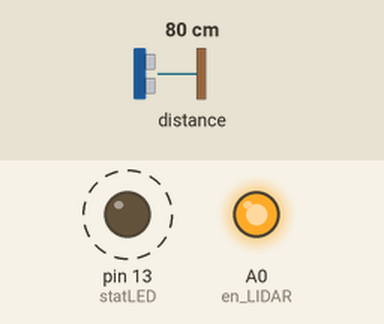
This sketch was run on a simulated Arduino Uno, built with avr-gcc and run on an emulated ATmega328P. On the bench: output pins drawn as LEDs (lit = HIGH). Wiring (inferred from the names in the program): LIDAR-Lite range finder at I2C address 0x62. Dashed ring = blinking. Inputs (shaded band) come from the test bench; at power-on: distance to the obstacle 80 cm. What the sketch prints to the serial monitor is not drawn.

Above: at 0.7 s.
Timing chart, 0 to 5.3 s (numbered marks = the images above):
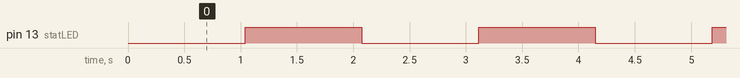

The sketch:

LIDAR.ino
```cpp
// (licence header left out)
#include <Wire.h> //Used for I2C
#include "Filter.h"
#include <avr/wdt.h> //We need watch dog for this program

#define    LIDARLite_ADDRESS   0x62          // Default I2C Address of LIDAR-Lite.
#define    RegisterMeasure     0x00          // Register to write to initiate ranging.
#define    MeasureValue        0x04          // Value to initiate ranging.
#define    RegisterHighLowB    0x8F          // Register to get both High and Low bytes in 1 call.

//GPIO declarations
//-=-=-=-=-=-=-=-=-=-=-=-=-=-=-=-=-=-=-=-=-=-=-=-=

byte statLED = 13; //On board status LED
byte en_LIDAR = A0; //Low makes LIDAR go to sleep, high is normal operation

//-=-=-=-=-=-=-=-=-=-=-=-=-=-=-=-=-=-=-=-=-=-=-=-=

unsigned long lastTime = 0;
long lastReading = 0;
int lastDistance = 0;
float newDistance;
float SmoothDistance;

const byte numberOfDeltaX = 8;
float DeltaX[numberOfDeltaX];
byte DeltaXspot = 0; //Keeps track of where we are within the DeltaX array

#define LOOPTIME 20

ExponentialFilter<float> FilteredDistance(15, newDistance);

void setup()
{
  wdt_reset(); //Pet the dog
  wdt_disable(); //We don't want the watchdog during init

  Serial.begin(115200);
  Wire.begin();
  pinMode(en_LIDAR, OUTPUT);
  pinMode(statLED, OUTPUT);
  enableLIDAR();
  while(readLIDAR() == 0)
  {
    Serial.println("Failed LIDAR read");
    delay(100);
  }

  delay(500);

  wdt_reset(); //Pet the dog
  wdt_enable(WDTO_250MS); //Unleash the beast
}

void loop()
{
  wdt_reset(); //Pet the dog

  //Each second blink the status LED
  if (millis() - lastTime > 1000)
  {
    lastTime = millis();

    if (digitalRead(statLED) == LOW)
      digitalWrite(statLED, HIGH);
    else
      digitalWrite(statLED, LOW);
  }

  //Take a reading every 20ms
  if (millis() - lastReading > (LOOPTIME-1)) // 49)
  {
    lastReading = millis();

    //velocity
    //-=-=-=-=-=-=-=-=-=-=-=-=-=-=-=-=-=-=-=-=-=-=-=-=
    newDistance = readLIDAR();
    if(newDistance > 4000) newDistance = 0;

    FilteredDistance.Filter(newDistance);  // Go get distance in cm (exponential filter)
    SmoothDistance = FilteredDistance.Current();
    int deltaXDistance = lastDistance - SmoothDistance;
    lastDistance = SmoothDistance;

    //Scan delta array to see if this new delta is sane or not
    boolean safeDelta = true;
    for(int x = 0 ; x < numberOfDeltaX ; x++)
    {
      //We don't want to register jumps greater than 30cm in 50ms
      //But if we're less than 1000cm then maybe
      //30 works well
      if( abs(deltaXDistance - DeltaX[x]) > 30) safeDelta = false;
    }

    //Insert this new delta into the array
    if(safeDelta)
    {
      DeltaX[DeltaXspot++] = deltaXDistance;
      if (DeltaXspot >= numberOfDeltaX) DeltaXspot = 0; //Wrap this variable
    }

    //Get average of the current DeltaX array
    float avgDeltaX = 0.0;
    for (byte x = 0 ; x < numberOfDeltaX ; x++)
      avgDeltaX += (float)DeltaX[x];
    avgDeltaX /= numberOfDeltaX;

    float velocity = 22.36936 * (float)avgDeltaX / (float)LOOPTIME;
    //22.36936 comes from a big coversion from cm per ms to mile per hour
    //float mph = 22.36936 * velocity;
    //ceil(mph); //Round up to the next number. This is helpful if we're not displaying decimals.

    Serial.print(round(SmoothDistance * 0.01));
    Serial.print("|");
    Serial.print(round(velocity));
    Serial.println();
  }
}

//A watch dog friendly delay
void petFriendlyDelay(int timeMS)
{
  long current = millis();

  while(millis() - current < timeMS)
  {
    delay(1);
    wdt_reset(); //Pet the dog
  }
}

//Get a new reading from the distance sensor
int readLIDAR(void)
{
  int distance = 0;

  Wire.beginTransmission((int)LIDARLite_ADDRESS); // transmit to LIDAR-Lite
  Wire.write((int)RegisterMeasure); // sets register pointer to  (0x00)
  Wire.write((int)MeasureValue); // sets register pointer to  (0x04)
  Wire.endTransmission(); // stop transmitting

  delay(20); // Wait 20ms for transmit
  wdt_reset(); //Pet the dog

  Wire.beginTransmission((int)LIDARLite_ADDRESS); // transmit to LIDAR-Lite
  Wire.write((int)RegisterHighLowB); // sets register pointer to (0x8f)
  Wire.endTransmission(); // stop transmitting

  delay(20); // Wait 20ms for transmit
  wdt_reset(); //Pet the dog

  Wire.requestFrom((int)LIDARLite_ADDRESS, 2); // request 2 bytes from LIDAR-Lite

  if (Wire.available() >= 2) // if two bytes were received
  {
    distance = Wire.read(); // receive high byte (overwrites previous reading)
    distance = distance << 8; // shift high byte to be high 8 bits
    distance |= Wire.read(); // receive low byte as lower 8 bits
    return (distance);
  }
  else
  {
    Serial.println("Read fail");
    disableLIDAR();
    delay(100);
    enableLIDAR();

    return(0);
  }
}

//Sometimes the LIDAR stops responding. This causes it to reset
void disableLIDAR()
{
  digitalWrite(en_LIDAR, LOW);
}

void enableLIDAR()
{
  digitalWrite(en_LIDAR, HIGH);
}

//Takes an average of readings on a given pin
//Returns the average
int averageAnalogRead(byte pinToRead)
{
  byte numberOfReadings = 8;
  unsigned int runningValue = 0;

  for (int x = 0 ; x < numberOfReadings ; x++)
    runningValue += analogRead(pinToRead);
  runningValue /= numberOfReadings;

  return (runningValue);
}
```

Measured:
- by itself, pin 13 (statLED): alternates HIGH for 1.0 s and LOW for 1.0 s
